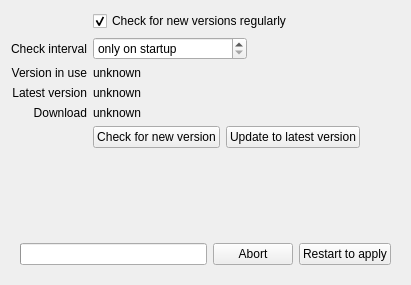
<?xml version="1.0" encoding="UTF-8"?>
<ui version="4.0">
 <class>QtUtilities::UpdateOptionPage</class>
 <widget class="QWidget" name="QtUtilities::UpdateOptionPage">
  <property name="windowTitle">
   <string>Updating</string>
  </property>
  <property name="windowIcon">
   <iconset theme="system-software-update-symbolic"/>
  </property>
  <property name="styleSheet">
   <string notr="true">QGroupBox { font-weight: bold };</string>
  </property>
  <layout class="QVBoxLayout" name="verticalLayout">
   <item>
    <layout class="QGridLayout" name="gridLayout">
     <item row="3" column="0">
      <widget class="QLabel" name="latestVersionLabel">
       <property name="text">
        <string>Latest version</string>
       </property>
       <property name="alignment">
        <set>Qt::AlignRight|Qt::AlignTrailing|Qt::AlignVCenter</set>
       </property>
      </widget>
     </item>
     <item row="4" column="0">
      <widget class="QLabel" name="downloadLabel">
       <property name="text">
        <string>Download</string>
       </property>
       <property name="alignment">
        <set>Qt::AlignRight|Qt::AlignTrailing|Qt::AlignVCenter</set>
       </property>
      </widget>
     </item>
     <item row="2" column="0">
      <widget class="QLabel" name="versionInUseLabel">
       <property name="text">
        <string>Version in use</string>
       </property>
       <property name="alignment">
        <set>Qt::AlignRight|Qt::AlignTrailing|Qt::AlignVCenter</set>
       </property>
      </widget>
     </item>
     <item row="1" column="0">
      <widget class="QLabel" name="checkIntervalLabel">
       <property name="text">
        <string>Check interval</string>
       </property>
       <property name="alignment">
        <set>Qt::AlignRight|Qt::AlignTrailing|Qt::AlignVCenter</set>
       </property>
      </widget>
     </item>
     <item row="0" column="2">
      <widget class="QCheckBox" name="enabledCheckBox">
       <property name="text">
        <string>Check for new versions regularly</string>
       </property>
       <property name="checked">
        <bool>true</bool>
       </property>
      </widget>
     </item>
     <item row="3" column="2">
      <layout class="QHBoxLayout" name="latestVersionHorizontalLayout">
       <item>
        <widget class="QLabel" name="latestVersionValueLabel">
         <property name="sizePolicy">
          <sizepolicy hsizetype="MinimumExpanding" vsizetype="Preferred">
           <horstretch>0</horstretch>
           <verstretch>0</verstretch>
          </sizepolicy>
         </property>
         <property name="text">
          <string>unknown</string>
         </property>
         <property name="wordWrap">
          <bool>true</bool>
         </property>
        </widget>
       </item>
      </layout>
     </item>
     <item row="2" column="2">
      <layout class="QHBoxLayout" name="versionInUseHorizontalLayout">
       <item>
        <widget class="QLabel" name="versionInUseValueLabel">
         <property name="sizePolicy">
          <sizepolicy hsizetype="MinimumExpanding" vsizetype="Preferred">
           <horstretch>0</horstretch>
           <verstretch>0</verstretch>
          </sizepolicy>
         </property>
         <property name="text">
          <string>unknown</string>
         </property>
         <property name="wordWrap">
          <bool>true</bool>
         </property>
        </widget>
       </item>
      </layout>
     </item>
     <item row="5" column="2">
      <layout class="QHBoxLayout" name="horizontalLayout">
       <item>
        <widget class="QPushButton" name="checkNowPushButton">
         <property name="text">
          <string>Check for new version</string>
         </property>
         <property name="icon">
          <iconset theme="view-refresh"/>
         </property>
        </widget>
       </item>
       <item>
        <widget class="QPushButton" name="updatePushButton">
         <property name="text">
          <string>Update to latest version</string>
         </property>
         <property name="icon">
          <iconset theme="install"/>
         </property>
        </widget>
       </item>
       <item>
        <spacer name="horizontalSpacer_2">
         <property name="orientation">
          <enum>Qt::Horizontal</enum>
         </property>
         <property name="sizeHint" stdset="0">
          <size>
           <width>40</width>
           <height>20</height>
          </size>
         </property>
        </spacer>
       </item>
      </layout>
     </item>
     <item row="1" column="2">
      <layout class="QHBoxLayout" name="checkIntervalHorizontalLayout">
       <property name="spacing">
        <number>4</number>
       </property>
       <item>
        <widget class="QSpinBox" name="checkIntervalSpinBox">
         <property name="sizePolicy">
          <sizepolicy hsizetype="MinimumExpanding" vsizetype="Fixed">
           <horstretch>0</horstretch>
           <verstretch>0</verstretch>
          </sizepolicy>
         </property>
         <property name="specialValueText">
          <string>only on startup</string>
         </property>
         <property name="suffix">
          <string> minutes</string>
         </property>
         <property name="prefix">
          <string>every </string>
         </property>
         <property name="maximum">
          <number>23040</number>
         </property>
        </widget>
       </item>
       <item>
        <spacer name="horizontalSpacer">
         <property name="orientation">
          <enum>Qt::Horizontal</enum>
         </property>
         <property name="sizeHint" stdset="0">
          <size>
           <width>40</width>
           <height>20</height>
          </size>
         </property>
        </spacer>
       </item>
      </layout>
     </item>
     <item row="4" column="2">
      <widget class="QLabel" name="downloadUrlLabel">
       <property name="text">
        <string>unknown</string>
       </property>
       <property name="wordWrap">
        <bool>true</bool>
       </property>
       <property name="openExternalLinks">
        <bool>true</bool>
       </property>
      </widget>
     </item>
    </layout>
   </item>
   <item>
    <spacer name="verticalSpacer">
     <property name="orientation">
      <enum>Qt::Vertical</enum>
     </property>
     <property name="sizeHint" stdset="0">
      <size>
       <width>20</width>
       <height>40</height>
      </size>
     </property>
    </spacer>
   </item>
   <item>
    <widget class="QWidget" name="updateWidget" native="true">
     <property name="minimumSize">
      <size>
       <width>0</width>
       <height>44</height>
      </size>
     </property>
     <layout class="QVBoxLayout" name="verticalLayout_2">
      <item>
       <widget class="QLabel" name="updateInProgressLabel">
        <property name="styleSheet">
         <string notr="true">font-weight: bold;</string>
        </property>
        <property name="text">
         <string/>
        </property>
       </widget>
      </item>
      <item>
       <widget class="QLabel" name="updateStatusLabel">
        <property name="wordWrap">
         <bool>true</bool>
        </property>
       </widget>
      </item>
      <item>
       <layout class="QHBoxLayout" name="updateHorizontalLayout">
        <item>
         <widget class="QProgressBar" name="updateProgressBar"/>
        </item>
        <item>
         <widget class="QPushButton" name="abortUpdatePushButton">
          <property name="text">
           <string>Abort</string>
          </property>
          <property name="icon">
           <iconset theme="dialog-cancel"/>
          </property>
         </widget>
        </item>
        <item>
         <widget class="QPushButton" name="restartPushButton">
          <property name="text">
           <string>Restart to apply</string>
          </property>
          <property name="icon">
           <iconset theme="dialog-ok-apply"/>
          </property>
         </widget>
        </item>
       </layout>
      </item>
     </layout>
    </widget>
   </item>
  </layout>
 </widget>
 <resources/>
 <connections/>
</ui>
